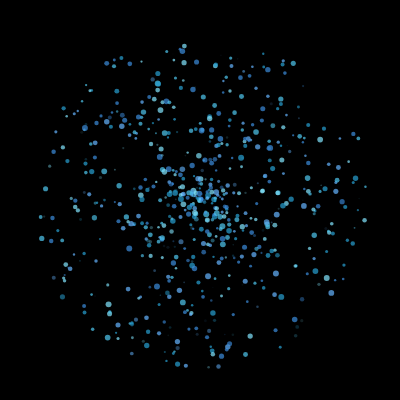
Frame 1 (no input)
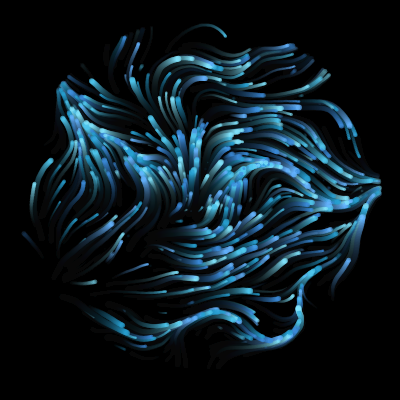
Frame 60 (no input)
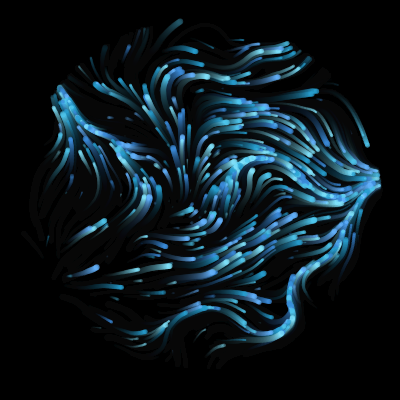
Frame 120 (the mouse pressed at the canvas centre since frame 60)

The p5.js sketch that drew these frames (run headless with seeded random() and noise() and a simulated clock; from frame 60 on, the mouse is pressed at the canvas centre):

// p5.js sketch
// ── sketch.js
// 液态光流 //

// 配置变量
let speed;
let particleCount;
let colorMode;
let cols, rows;

// 色板
let palettes;

// 光流设置
let flowX, flowY, flowSize, flowAngleOffset;

// 状态变量
let pg;
let particles;
let flowField;
let t;

function setup() {
  createCanvas(400, 400);

  // 配置初始化
  speed = 1.0;
  particleCount = 700;
  colorMode = 'ocean';
  cols = 40;
  rows = 40;

  // 色板
  palettes = {
    ocean:  [[80,200,240],[60,140,220],[130,230,255],[40,160,210],[100,180,255]],
    aurora: [[160,100,240],[200,130,255],[100,220,200],[180,150,255],[80,200,180]],
    rose:   [[255,130,170],[240,100,150],[255,180,200],[220,80,130],[255,210,220]],
    ink:    [[180,180,200],[140,140,160],[200,190,220],[160,160,190],[120,120,150]],
  };

  // 光流设置
  flowX = 200;
  flowY = 200;
  flowSize = 400;
  flowAngleOffset = 0.0;

  // 时间
  t = 0.0;

  // 初始化拖尾层
  pg = makeTrailLayer(flowSize);

  // 初始化粒子
  particles = initParticles(flowSize);

  // 初始化流场
  flowField = new Array(cols * rows);
}

function draw() {
  background(0);

  // 推进时间
  t += 0.003 * speed;

  // 更新光流
  updateFlow(particles, flowField, pg, t, flowAngleOffset, flowSize);

  // 贴到画布
  image(pg, flowX - flowSize/2, flowY - flowSize/2);
}

function updateFlow(particles, flowField, pg, t, angleOffset, size) {
  let pal = palettes[colorMode];
  let cell = size / cols;

  // 更新流场
  for (let col = 0; col < cols; col++) {
    for (let row = 0; row < rows; row++) {
      let nx = col * 0.08 + t * 0.3;
      let ny = row * 0.08 + t * 0.2;
      let angle = noise(nx, ny, t * 0.15) * TWO_PI * 2.5;
      let curl  = noise(nx + 100, ny + 100, t * 0.1) * TWO_PI;
      flowField[col + row * cols] = angle * 0.6 + curl * 0.4 + angleOffset;
    }
  }

  // 拖尾覆盖
  pg.fill(0, 0, 0, 18);
  pg.rect(0, 0, size, size);

  // 更新粒子
  for (let pt of particles) {
    pt.age++;

    let col = floor(constrain(pt.x / cell, 0, cols - 1));
    let row = floor(constrain(pt.y / cell, 0, rows - 1));
    let angle = flowField[col + row * cols];
    let spd = (0.5 + noise(pt.x * 0.005, pt.y * 0.005, t) * 1.5) * speed * 0.22;

    pt.vx = pt.vx * 0.82 + cos(angle) * spd;
    pt.vy = pt.vy * 0.82 + sin(angle) * spd;
    pt.x += pt.vx;
    pt.y += pt.vy;

    let dx = pt.x - size / 2;
    let dy = pt.y - size / 2;
    let dist = sqrt(dx * dx + dy * dy);
    let radius = size / 2 - 20;

    if (dist > radius || pt.x < 5 || pt.x > size-5 || pt.y < 5 || pt.y > size-5 || pt.age > pt.maxAge) {
      resetParticle(pt, pal, size);
      continue;
    }

    let life = pt.age / pt.maxAge;
    if      (life < 0.15) pt.alpha = life / 0.15;
    else if (life > 0.75) pt.alpha = 1 - (life - 0.75) / 0.25;
    else                  pt.alpha = 1.0;

    let c = pt.color;
    pg.fill(c[0], c[1], c[2], floor(pt.alpha * 180));
    pg.ellipse(pt.x, pt.y, pt.size * (0.7 + pt.alpha * 0.8));
  }
}

function makeTrailLayer(size) {
  let g = createGraphics(size, size);
  g.colorMode(RGB);
  g.noStroke();
  g.background(0);
  return g;
}

function initParticles(size) {
  let pts = [];
  let pal = palettes[colorMode];
  for (let i = 0; i < particleCount; i++) {
    pts.push(makeParticle(pal, size));
  }
  return pts;
}

function makeParticle(pal, size) {
  let angle = random(TWO_PI);
  let r = random(0, size/2 - 30);
  return {
    x:      size/2 + r * cos(angle),
    y:      size/2 + r * sin(angle),
    vx: 0, vy: 0,
    age:    random(0, 150),
    maxAge: random(100, 260),
    size:   random(1.5, 4.0),
    alpha:  0,
    color:  pal[floor(random(pal.length))],
  };
}

function resetParticle(pt, pal, size) {
  let angle = random(TWO_PI);
  let r = random(10, size/2 - 30);
  pt.x      = size/2 + r * cos(angle);
  pt.y      = size/2 + r * sin(angle);
  pt.vx = 0; pt.vy = 0;
  pt.age    = 0;
  pt.maxAge = random(100, 260);
  pt.size   = random(1.5, 4.0);
  pt.alpha  = 0;
  pt.color  = pal[floor(random(pal.length))];
}
